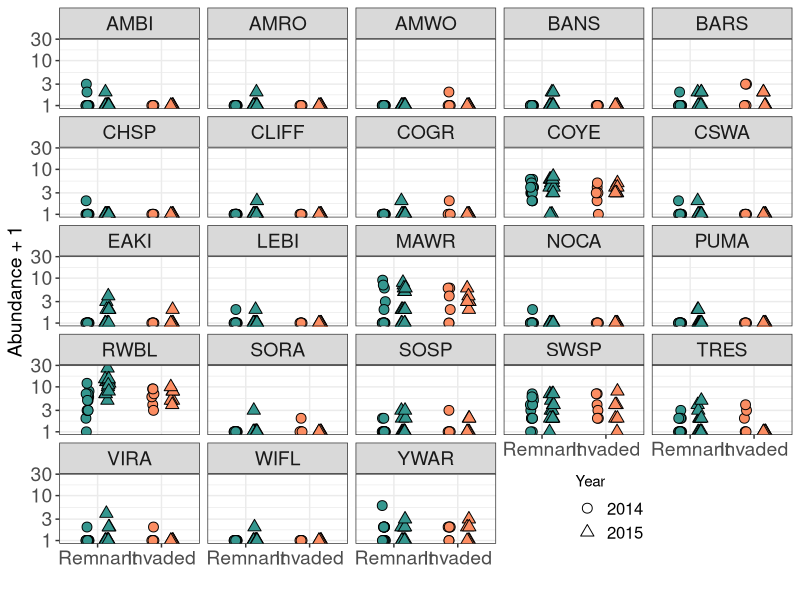

This chart was generated by the following R code:


# Packages ----------------------------------------------------------------

library(vegan)
library(tidyverse)
library(patchwork)

# Load data ---------------------------------------------------------------

species <- read.csv("Data/Species matrix_raw.csv")

species <- species %>% 
  mutate(VegType = fct_recode(VegType,
                              "Remnant" = "Emergent",
                              "Remnant" = "Meadow")) %>% 
  unite("VegYr", Year:VegType, remove = FALSE)


spp.long <- species %>% 
  pivot_longer(AMBI:AMRO, names_to = "Species", values_to = "count")


spp.long$Year <- as.factor(spp.long$Year)

colnames(spp.long)


colour = c("Invaded" = "#fc8d62",
           "Remnant" = "#35978f")

spp.facet <- ggplot(spp.long, aes(x = VegType, y = count + 1, 
                         fill = VegType,
                         shape = Year)) +
  geom_jitter(position = position_jitterdodge(jitter.width = 0.2, 
                                              dodge.width = 0.6),
              size = 3) +
  facet_wrap(~Species) +
  scale_y_log10() +
  labs(y = 'Abundance + 1', x = ' ') +
  theme_bw() +
  scale_fill_manual(values = colour) +
  scale_shape_manual(values = c(21,24)) +
  theme(axis.text = element_text(size = 14),
        strip.text = element_text(size = 14),
        axis.title = element_text(size = 14),
        legend.text = element_text(size = 12),
        legend.position = c(0.75,0.07)) +
  guides(fill ="none")

ggsave("Figures/species_facet_wrap.TIFF",
       spp.facet)



